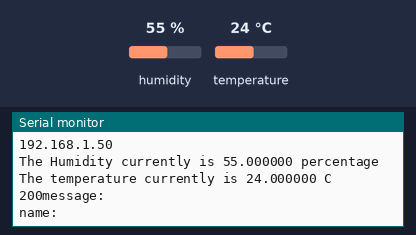
Recording of a sketch running on a simulated ESP8266 (NodeMCU). Shown: the last lines printed to the serial monitor. Inputs (shaded band) come from the test bench; at power-on: humidity 55 %, temperature 24 °C. WiFi joins after 1.5 s; servers stay silent unless stated; uploads are accepted with an empty reply.

Above: at 3.4 s.
3.5 s: humidity set to 22 %
At 7.1 s:
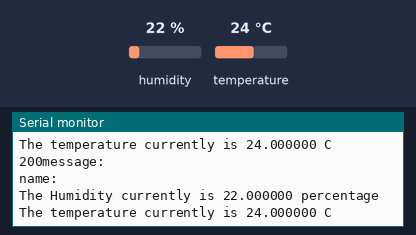
8.3 s: temperature set to 12 °C
At 12.7 s:
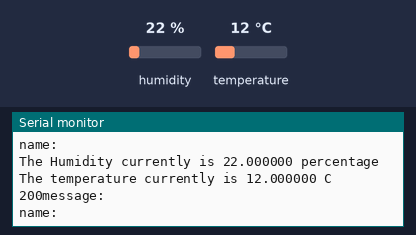
13.1 s: humidity set to 40 %
At 14.7 s:
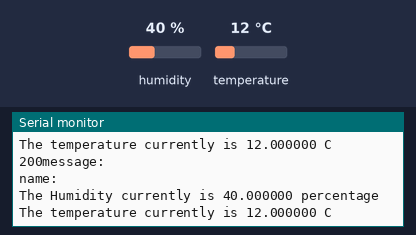
Timing chart, 0 to 16.2 s (numbered marks = the images above; inputs shaded):
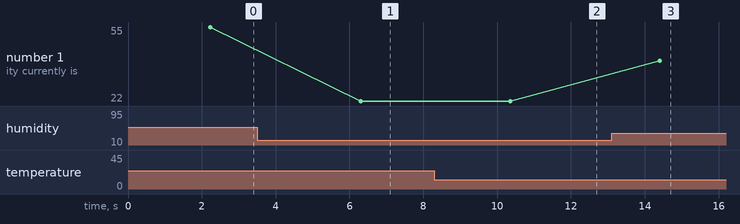

Measured:
- after the input at 3.5 s, the serial monitor: prints a new line after 2.8 s (image 1)
- after the input at 8.3 s, the serial monitor: prints a new line after 2.1 s (image 2)
- after the input at 13.1 s, the serial monitor: prints a new line after 1.3 s (image 3)
- plotted number 1: 55 → 22 after the input at 3.5 s, 22 → 40 after the input at 13.1 s

The sketch:

IotDevice.ino
```cpp
#include <Arduino.h>
#include <ArduinoJson.h>
#include <ESP8266WiFi.h>
#include <ESP8266HTTPClient.h>
#include "DHT.h"
#define DHTTYPE DHT11

#define dht_dpin 0
DHT dht(dht_dpin, DHTTYPE);

String humi = "";
String temp = "";

void setup() {
  Serial.begin(9600);

  dht.begin();
  Serial.begin(9600);
  Serial.println("Humidity and temperature\n\n");
  delay(700);


  WiFi.begin("wifi name here", "Wifi password here");

  while (WiFi.status() != WL_CONNECTED) {
    Serial.println(".");
    delay(500);
  }

   Serial.println("");
  Serial.println("Wi-Fi connected");
  Serial.println("IP Address : ");
   Serial.println(WiFi.localIP());


}

void loop()
{
  char buf1[64];
  char buf2[64];
  float h = dht.readHumidity();
  float t = dht.readTemperature();
  humi = String(h);
  temp = String(t);
  sprintf (buf1, "The Humidity currently is %f percentage \r\n", h);
  sprintf (buf2, "The temperature currently is %f C\r\n", t);
  Serial.print(buf1);
  Serial.print(buf2);
  delay(800);


  WiFiClient client;
  HTTPClient http;
  http.addHeader( "Content-Type", "application/json");
  http.addHeader("Accept", "application/json");

  DynamicJsonDocument postMessage(2048);
  postMessage["temperature"] = temp;
  postMessage["humidity"] = humi;
  String jsonBody;
  serializeJson(postMessage, jsonBody);


  http.begin(client,"http://192.168.0.11:8080/");
  int resCode = http.POST(jsonBody);

  Serial.print(resCode);

  String res = http.getString();
  Serial.print(res);

  parserMessage(res);
  delay(3000);
}

void parserMessage(String res){
  DynamicJsonDocument doc(2048);
  deserializeJson(doc, res);
  const char* _message = doc["message"];
  const char* _name = doc["name"];
  Serial.print("message: ");
  Serial.println(_message);

 Serial.print("name: ");
  Serial.println(_name);
}
```
